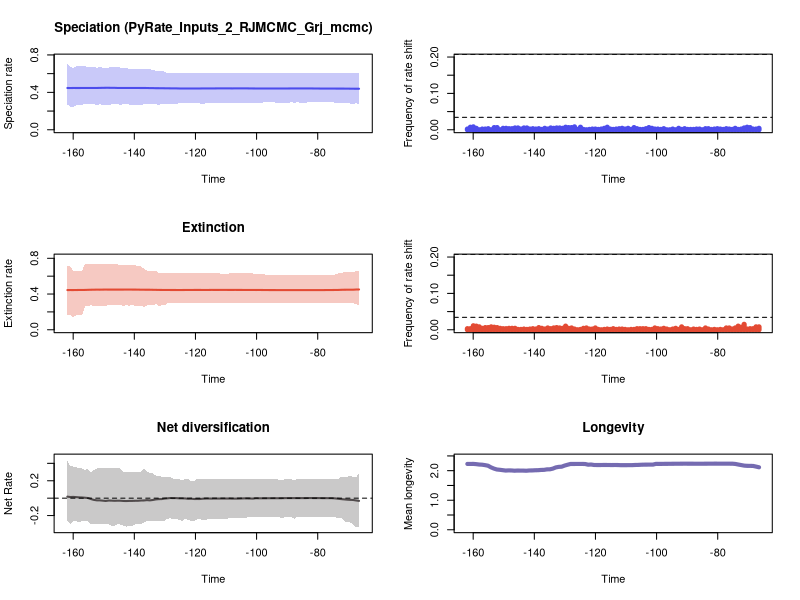

Recreate this plot in R.


pdf(file='./RTT_plots.pdf',width=10, height=15)
par(mfrow=c(3,2))
library(scales)

time=c(-66.48779470602864, -67.4515412250247,-68.41528774402079,-69.37903426301685,-70.34278078201294,-71.306527301009,-72.27027382000509,-73.23402033900115,-74.19776685799724,-75.1615133769933,-76.12525989598939,-77.08900641498545,-78.05275293398154,-79.01649945297763,-79.98024597197369,-80.94399249096978,-81.90773900996584,-82.87148552896193,-83.83523204795799,-84.79897856695408,-85.76272508595014,-86.72647160494623,-87.69021812394229,-88.65396464293838,-89.61771116193444,-90.58145768093053,-91.54520419992659,-92.50895071892268,-93.47269723791874,-94.43644375691483,-95.40019027591089,-96.36393679490698,-97.32768331390304,-98.29142983289913,-99.25517635189519,-100.21892287089128,-101.18266938988734,-102.14641590888343,-103.11016242787949,-104.07390894687558,-105.03765546587167,-106.00140198486773,-106.96514850386382,-107.92889502285988,-108.89264154185597,-109.85638806085203,-110.82013457984812,-111.78388109884418,-112.74762761784027,-113.71137413683633,-114.67512065583242,-115.63886717482848,-116.60261369382457,-117.56636021282063,-118.53010673181672,-119.49385325081278,-120.45759976980887,-121.42134628880493,-122.38509280780102,-123.34883932679708,-124.31258584579317,-125.27633236478923,-126.24007888378532,-127.20382540278138,-128.16757192177747,-129.13131844077353,-130.09506495976962,-131.0588114787657,-132.02255799776177,-132.98630451675783,-133.95005103575392,-134.91379755475,-135.87754407374607,-136.84129059274213,-137.80503711173822,-138.7687836307343,-139.73253014973037,-140.69627666872643,-141.66002318772252,-142.6237697067186,-143.58751622571467,-144.55126274471075,-145.51500926370684,-146.4787557827029,-147.44250230169897,-148.40624882069505,-149.36999533969114,-150.3337418586872,-151.29748837768327,-152.26123489667935,-153.22498141567544,-154.1887279346715,-155.15247445366757,-156.11622097266365,-157.07996749165974,-158.0437140106558,-159.00746052965187,-159.97120704864795,-160.93495356764404,-161.8987000866401)
rate=c(0.43868428122285374, 0.43868428122285374,0.438861328107768,0.43930660076547046,0.4398779077098305,0.4400179943180881,0.4400179943180881,0.44011542069160386,0.44022996421264426,0.440407834773313,0.4404329897531506,0.4404798224139999,0.4404798224139999,0.4405932076356559,0.44117287797341587,0.44117287797341587,0.441762401786701,0.4419140167747847,0.4420990686186838,0.4419140167747847,0.4419140167747847,0.4419140167747847,0.441762401786701,0.441762401786701,0.44144449968602856,0.44144449968602856,0.4410477933055118,0.4410477933055118,0.4410477933055118,0.44117287797341587,0.4410477933055118,0.4410477933055118,0.4410477933055118,0.44117287797341587,0.44137916232543356,0.44137916232543356,0.4416047712297379,0.4419140167747847,0.44249925867609974,0.44281382379525414,0.44281382379525414,0.44281382379525414,0.44281382379525414,0.4420990686186838,0.44249925867609974,0.44286124099994273,0.44281382379525414,0.44286124099994273,0.44249925867609974,0.4420990686186838,0.4419140167747847,0.4420990686186838,0.4420990686186838,0.4419140167747847,0.44130387348395017,0.4414641450276595,0.44130387348395017,0.44130387348395017,0.4410938061138201,0.4410938061138201,0.4410938061138201,0.4414641450276595,0.44249925867609974,0.44249925867609974,0.44286124099994273,0.4432496615235171,0.4436211129349683,0.44412929347385177,0.44434286731409345,0.44434286731409345,0.4454436727222899,0.4454436727222899,0.4463704799256126,0.4466145273255248,0.44663886483106663,0.44666397708695016,0.44672865496998365,0.4467876683307347,0.4467876683307347,0.4467876683307347,0.4469608736185281,0.4469608736185281,0.4469608736185281,0.4483205149126369,0.4483205149126369,0.4488165019741444,0.4488165019741444,0.4483205149126369,0.447657148550623,0.4469608736185281,0.44672865496998365,0.4469608736185281,0.4469608736185281,0.44672865496998365,0.44666397708695016,0.44663886483106663,0.44663886483106663,0.44666397708695016,0.4462703562226491,0.44666397708695016)
minHPD=c(0.27830693910613347, 0.2814579901302058,0.2803042557567736,0.2803042557567736,0.2847087645259113,0.29071470844424935,0.29036317289265545,0.29036317289265545,0.29036317289265545,0.2928584922265458,0.2928584922265458,0.2928584922265458,0.2928584922265458,0.2928584922265458,0.2928584922265458,0.2928584922265458,0.2928584922265458,0.2928584922265458,0.29071470844424935,0.29036317289265545,0.29036317289265545,0.2928584922265458,0.29036317289265545,0.2928584922265458,0.29036317289265545,0.29036317289265545,0.29036317289265545,0.29071470844424935,0.29036317289265545,0.2928584922265458,0.2928584922265458,0.2928584922265458,0.2928584922265458,0.29036317289265545,0.29036317289265545,0.29036317289265545,0.29036317289265545,0.29036317289265545,0.29036317289265545,0.2847087645259113,0.2854137890943599,0.2814579901302058,0.2854137890943599,0.2854137890943599,0.2847087645259113,0.2847087645259113,0.2854137890943599,0.2829413710087773,0.2829413710087773,0.2829413710087773,0.2829413710087773,0.2829413710087773,0.2814579901302058,0.27830693910613347,0.2814579901302058,0.2814579901302058,0.2829413710087773,0.2829413710087773,0.2829413710087773,0.2829413710087773,0.2829413710087773,0.2814579901302058,0.2803042557567736,0.2803042557567736,0.2753582089151926,0.27094983890658914,0.2753582089151926,0.2753582089151926,0.26803520471736353,0.27094983890658914,0.2753582089151926,0.2753582089151926,0.2753582089151926,0.27094983890658914,0.2665644096692462,0.26967935945774446,0.26967935945774446,0.26967935945774446,0.26967935945774446,0.2753582089151926,0.2753582089151926,0.2665644096692462,0.2753582089151926,0.2753582089151926,0.27324684040719854,0.2642303656674213,0.26967935945774446,0.2665644096692462,0.27324684040719854,0.2642303656674213,0.27324684040719854,0.27324684040719854,0.27324684040719854,0.27324684040719854,0.26967935945774446,0.2642303656674213,0.2642303656674213,0.243877812241772,0.2481774870689148,0.2665644096692462)
maxHPD=c(0.607263728930352, 0.6076266356906574,0.6076266356906574,0.6076266356906574,0.6076266356906574,0.607263728930352,0.6045886503475194,0.6045886503475194,0.6045886503475194,0.6076266356906574,0.6076266356906574,0.607263728930352,0.607263728930352,0.6076266356906574,0.607263728930352,0.607263728930352,0.607263728930352,0.607263728930352,0.607263728930352,0.6062068526429079,0.6062068526429079,0.6076266356906574,0.6045886503475194,0.6076266356906574,0.6045886503475194,0.6045886503475194,0.6028613980800317,0.6028613980800317,0.6028613980800317,0.6076266356906574,0.6076266356906574,0.6076266356906574,0.6076266356906574,0.6062068526429079,0.6062068526429079,0.6071755725334885,0.6062068526429079,0.6071755725334885,0.6101741456708439,0.6076266356906574,0.6076266356906574,0.6028613980800317,0.6076266356906574,0.6076266356906574,0.6076266356906574,0.6076266356906574,0.6076266356906574,0.6076266356906574,0.6076266356906574,0.6076266356906574,0.6076266356906574,0.6076266356906574,0.6076266356906574,0.6071755725334885,0.6071755725334885,0.6071755725334885,0.6076266356906574,0.6076266356906574,0.6076266356906574,0.6076266356906574,0.6076266356906574,0.6076266356906574,0.6071755725334885,0.6071755725334885,0.6062068526429079,0.6071755725334885,0.620370304209906,0.628477025341003,0.6293884879895234,0.6324924655277294,0.6427364828959795,0.6452807663084974,0.6525264227285142,0.6525264227285142,0.6462234091278094,0.6525264227285142,0.6525264227285142,0.6525264227285142,0.6525264227285142,0.6617517778987891,0.6622120985675324,0.6622120985675324,0.674794342030706,0.6734138283482494,0.674794342030706,0.6622120985675324,0.6622120985675324,0.6622120985675324,0.674794342030706,0.6622120985675324,0.674794342030706,0.674794342030706,0.674794342030706,0.6770690135204325,0.6770690135204325,0.6770690135204325,0.6770690135204325,0.6626768839664794,0.6734138283482494,0.7069377301913137)
remove_na = !is.na(rate)
time = time[remove_na]
plot(time,time,type = 'n', ylim = c(0, 0.777631503210445), xlim = c(-162.38057334613814,-66.00592144653059), ylab = 'Speciation rate', xlab = 'Time',main='Speciation (PyRate_Inputs_2_RJMCMC_Grj_mcmc)' )
polygon(c(time, rev(time)), c(maxHPD[remove_na], rev(minHPD[remove_na])), col = alpha('#4c4cec',0.3), border = NA)
lines(time,rate[remove_na], col = '#4c4cec', lwd=2)
mids=c(-66.49266211269023, -67.4661434450095,-68.43962477732876,-69.41310610964803,-70.38658744196731,-71.36006877428657,-72.33355010660584,-73.30703143892511,-74.28051277124437,-75.25399410356364,-76.22747543588291,-77.20095676820218,-78.17443810052144,-79.14791943284071,-80.12140076515998,-81.09488209747924,-82.06836342979851,-83.04184476211779,-84.01532609443706,-84.98880742675632,-85.96228875907559,-86.93577009139486,-87.90925142371412,-88.88273275603339,-89.85621408835266,-90.82969542067194,-91.8031767529912,-92.77665808531047,-93.75013941762974,-94.723620749949,-95.69710208226827,-96.67058341458754,-97.6440647469068,-98.61754607922607,-99.59102741154534,-100.56450874386461,-101.53799007618387,-102.51147140850314,-103.48495274082241,-104.45843407314169,-105.43191540546096,-106.40539673778022,-107.37887807009949,-108.35235940241876,-109.32584073473802,-110.2993220670573,-111.27280339937657,-112.24628473169584,-113.2197660640151,-114.19324739633437,-115.16672872865364,-116.1402100609729,-117.11369139329217,-118.08717272561144,-119.0606540579307,-120.03413539024997,-121.00761672256924,-121.9810980548885,-122.95457938720777,-123.92806071952704,-124.9015420518463,-125.87502338416559,-126.84850471648485,-127.82198604880413,-128.7954673811234,-129.76894871344268,-130.74243004576192,-131.71591137808122,-132.68939271040045,-133.66287404271975,-134.636355375039,-135.60983670735828,-136.58331803967752,-137.55679937199682,-138.53028070431606,-139.50376203663535,-140.4772433689546,-141.45072470127388,-142.42420603359312,-143.39768736591242,-144.3711686982317,-145.34465003055095,-146.31813136287025,-147.29161269518949,-148.26509402750878,-149.23857535982802,-150.2120566921473,-151.18553802446655,-152.15901935678585,-153.1325006891051,-154.10598202142438,-155.07946335374362,-156.05294468606292,-157.02642601838215,-157.99990735070145,-158.9733886830207,-159.94687001533998,-160.92035134765922,-161.89383267997852)
counts=c(0.004, 0.002,0.002,0.006,0.007,0.005,0.002,0.001,0.004,0.001,0.002,0.003,0.001,0.002,0.003,0.002,0.001,0.003,0.003,0.0,0.002,0.002,0.001,0.001,0.001,0.003,0.001,0.004,0.0,0.002,0.0,0.0,0.003,0.001,0.002,0.002,0.004,0.006,0.003,0.001,0.001,0.003,0.006,0.001,0.004,0.002,0.004,0.003,0.002,0.001,0.002,0.007,0.004,0.002,0.001,0.002,0.002,0.001,0.0,0.001,0.007,0.001,0.008,0.006,0.006,0.007,0.004,0.005,0.005,0.004,0.005,0.002,0.004,0.001,0.003,0.002,0.003,0.002,0.005,0.005,0.002,0.005,0.005,0.003,0.003,0.004,0.004,0.0,0.006,0.006,0.0,0.003,0.002,0.002,0.0,0.004,0.008,0.007,0.002)
plot(mids,counts,type = 'h', xlim = c(-162.38057334613814,-66.00592144653059), ylim=c(0,0.2), ylab = 'Frequency of rate shift', xlab = 'Time',lwd=5,col='#4c4cec')
bf2 = 0.03417734599492765
bf6 = 0.20727709671717393
abline(h=bf2, lty=2)
abline(h=bf6, lty=2)

time=c(-66.48779470602864, -67.4515412250247,-68.41528774402079,-69.37903426301685,-70.34278078201294,-71.306527301009,-72.27027382000509,-73.23402033900115,-74.19776685799724,-75.1615133769933,-76.12525989598939,-77.08900641498545,-78.05275293398154,-79.01649945297763,-79.98024597197369,-80.94399249096978,-81.90773900996584,-82.87148552896193,-83.83523204795799,-84.79897856695408,-85.76272508595014,-86.72647160494623,-87.69021812394229,-88.65396464293838,-89.61771116193444,-90.58145768093053,-91.54520419992659,-92.50895071892268,-93.47269723791874,-94.43644375691483,-95.40019027591089,-96.36393679490698,-97.32768331390304,-98.29142983289913,-99.25517635189519,-100.21892287089128,-101.18266938988734,-102.14641590888343,-103.11016242787949,-104.07390894687558,-105.03765546587167,-106.00140198486773,-106.96514850386382,-107.92889502285988,-108.89264154185597,-109.85638806085203,-110.82013457984812,-111.78388109884418,-112.74762761784027,-113.71137413683633,-114.67512065583242,-115.63886717482848,-116.60261369382457,-117.56636021282063,-118.53010673181672,-119.49385325081278,-120.45759976980887,-121.42134628880493,-122.38509280780102,-123.34883932679708,-124.31258584579317,-125.27633236478923,-126.24007888378532,-127.20382540278138,-128.16757192177747,-129.13131844077353,-130.09506495976962,-131.0588114787657,-132.02255799776177,-132.98630451675783,-133.95005103575392,-134.91379755475,-135.87754407374607,-136.84129059274213,-137.80503711173822,-138.7687836307343,-139.73253014973037,-140.69627666872643,-141.66002318772252,-142.6237697067186,-143.58751622571467,-144.55126274471075,-145.51500926370684,-146.4787557827029,-147.44250230169897,-148.40624882069505,-149.36999533969114,-150.3337418586872,-151.29748837768327,-152.26123489667935,-153.22498141567544,-154.1887279346715,-155.15247445366757,-156.11622097266365,-157.07996749165974,-158.0437140106558,-159.00746052965187,-159.97120704864795,-160.93495356764404,-161.8987000866401)
rate=c(0.45113413629986954, 0.450557233470716,0.44851927881149234,0.44844017714359796,0.44835329238675037,0.4482196916643557,0.4473951421175978,0.4458482444004095,0.44551240319220564,0.4450741951309404,0.4450741951309404,0.4447699705084389,0.4443113239374903,0.4443113239374903,0.4443113239374903,0.44406006859768776,0.44406006859768776,0.44406006859768776,0.44406006859768776,0.4443113239374903,0.4443113239374903,0.4443113239374903,0.4443113239374903,0.44406006859768776,0.44406006859768776,0.44406006859768776,0.44401112090570416,0.4442834373175397,0.4442834373175397,0.4444882806471637,0.4444882806471637,0.44459375777221,0.4447699705084389,0.44529272696422173,0.4453630929210374,0.44529272696422173,0.44564529626973387,0.44564529626973387,0.44564529626973387,0.44580576846805686,0.4458482444004095,0.44590943065451977,0.4461371774502879,0.44590943065451977,0.44590943065451977,0.4461371774502879,0.4461371774502879,0.4461371774502879,0.44590943065451977,0.44590943065451977,0.4461371774502879,0.44580576846805686,0.44580576846805686,0.44580576846805686,0.4458482444004095,0.4458482444004095,0.4458482444004095,0.44573199812815245,0.44564529626973387,0.4453630929210374,0.4450741951309404,0.4450741951309404,0.4450741951309404,0.44529272696422173,0.44529272696422173,0.44551240319220564,0.44564529626973387,0.4458482444004095,0.4461371774502879,0.44690860883608763,0.4473984942310686,0.4480824981183851,0.4480824981183851,0.44835329238675037,0.44851927881149234,0.4492807688371702,0.44975188718449943,0.44975188718449943,0.45003626152130427,0.45003626152130427,0.44975188718449943,0.44975188718449943,0.4495790929555469,0.44975188718449943,0.44975188718449943,0.4495790929555469,0.45003626152130427,0.4495790929555469,0.44892548019915324,0.4492807688371702,0.4486477249950226,0.4480824981183851,0.4471611547892905,0.44590943065451977,0.44564529626973387,0.4456153848087472,0.4448634472481204,0.4444882806471637,0.44459375777221,0.4444882806471637)
minHPD=c(0.26977749988078153, 0.28683477418682296,0.29877367645141245,0.29877367645141245,0.29877367645141245,0.29877367645141245,0.2942833247359282,0.3061334403585619,0.30109987430173907,0.30109987430173907,0.30109987430173907,0.3005034495466406,0.30109987430173907,0.30109987430173907,0.30109987430173907,0.30109987430173907,0.3005034495466406,0.3005034495466406,0.30109987430173907,0.3005034495466406,0.3005034495466406,0.3005034495466406,0.3005034495466406,0.3005034495466406,0.3005034495466406,0.3005034495466406,0.30344663245529346,0.29877367645141245,0.29877367645141245,0.29877367645141245,0.29877367645141245,0.2989158627892107,0.2989158627892107,0.29877367645141245,0.29877367645141245,0.2946856086150231,0.3005034495466406,0.3005034495466406,0.3005034495466406,0.3005034495466406,0.30344663245529346,0.30344663245529346,0.3005034495466406,0.3005034495466406,0.3005034495466406,0.29877367645141245,0.29877367645141245,0.29877367645141245,0.3005034495466406,0.29877367645141245,0.29877367645141245,0.29877367645141245,0.29877367645141245,0.29877367645141245,0.29877367645141245,0.29877367645141245,0.29877367645141245,0.29877367645141245,0.29877367645141245,0.29877367645141245,0.29877367645141245,0.29877367645141245,0.29877367645141245,0.29877367645141245,0.29877367645141245,0.2946856086150231,0.2767130411358343,0.2721244609598338,0.26977749988078153,0.2879866690831353,0.2721244609598338,0.2739070918361489,0.2739070918361489,0.25745859021368983,0.26977749988078153,0.26977749988078153,0.26977749988078153,0.2767130411358343,0.26977749988078153,0.2739070918361489,0.26977749988078153,0.2739070918361489,0.2739070918361489,0.2739070918361489,0.2739070918361489,0.2739070918361489,0.26977749988078153,0.26977749988078153,0.26977749988078153,0.26977749988078153,0.26977749988078153,0.2739070918361489,0.26677308275053463,0.26018949615337933,0.1670920746081012,0.16541820955989864,0.16511296859141178,0.13991110721650188,0.16511296859141178,0.1613264914411286)
maxHPD=c(0.6591955690405035, 0.6558259680903972,0.6474472465064262,0.6474472465064262,0.6474472465064262,0.6474472465064262,0.6317092953957874,0.6317092953957874,0.6186412933946566,0.6186412933946566,0.6186412933946566,0.6186412933946566,0.6186412933946566,0.6186412933946566,0.6186412933946566,0.6186412933946566,0.6186412933946566,0.6186412933946566,0.6186412933946566,0.6171505930144505,0.6171505930144505,0.6171505930144505,0.6171505930144505,0.6171505930144505,0.6171505930144505,0.6171505930144505,0.6186412933946566,0.6186412933946566,0.6186412933946566,0.6186412933946566,0.6186412933946566,0.6186412933946566,0.6186412933946566,0.6204065983708054,0.6204065983708054,0.6186412933946566,0.630159794082172,0.630159794082172,0.630159794082172,0.630159794082172,0.6317092953957874,0.6317092953957874,0.630159794082172,0.630159794082172,0.630159794082172,0.629049367126879,0.629049367126879,0.629049367126879,0.6317092953957874,0.6308087780461543,0.6317092953957874,0.6308087780461543,0.6308087780461543,0.6308087780461543,0.6317092953957874,0.6317092953957874,0.6308087780461543,0.6308087780461543,0.6317092953957874,0.630159794082172,0.6317092953957874,0.6334801683934543,0.6334801683934543,0.6334801683934543,0.6334801683934543,0.6334801683934543,0.6317092953957874,0.6334801683934543,0.6334801683934543,0.6591955690405035,0.6558259680903972,0.6599006694495112,0.6628659600357203,0.6818897799025506,0.7075498683304876,0.7136554283920223,0.7230060257522325,0.7316181379815185,0.7230060257522325,0.7294358281785944,0.7230060257522325,0.7294358281785944,0.7312689085949737,0.7341891668652273,0.7341891668652273,0.7316181379815185,0.7341891668652273,0.7341891668652273,0.7341891668652273,0.7402678345993625,0.7402678345993625,0.7402678345993625,0.7402678345993625,0.7402678345993625,0.6599006694495112,0.6628659600357203,0.6599006694495112,0.6599006694495112,0.7075498683304876,0.7136554283920223)
remove_na = !is.na(rate)
time = time[remove_na]
plot(time,time,type = 'n', ylim = c(0, 0.8142946180592988), xlim = c(-162.38057334613814,-66.00592144653059), ylab = 'Extinction rate', xlab = 'Time',main='Extinction' )
polygon(c(time, rev(time)), c(maxHPD[remove_na], rev(minHPD[remove_na])), col = alpha('#e34a33',0.3), border = NA)
lines(time,rate[remove_na], col = '#e34a33', lwd=2)
mids=c(-66.49266211269023, -67.4661434450095,-68.43962477732876,-69.41310610964803,-70.38658744196731,-71.36006877428657,-72.33355010660584,-73.30703143892511,-74.28051277124437,-75.25399410356364,-76.22747543588291,-77.20095676820218,-78.17443810052144,-79.14791943284071,-80.12140076515998,-81.09488209747924,-82.06836342979851,-83.04184476211779,-84.01532609443706,-84.98880742675632,-85.96228875907559,-86.93577009139486,-87.90925142371412,-88.88273275603339,-89.85621408835266,-90.82969542067194,-91.8031767529912,-92.77665808531047,-93.75013941762974,-94.723620749949,-95.69710208226827,-96.67058341458754,-97.6440647469068,-98.61754607922607,-99.59102741154534,-100.56450874386461,-101.53799007618387,-102.51147140850314,-103.48495274082241,-104.45843407314169,-105.43191540546096,-106.40539673778022,-107.37887807009949,-108.35235940241876,-109.32584073473802,-110.2993220670573,-111.27280339937657,-112.24628473169584,-113.2197660640151,-114.19324739633437,-115.16672872865364,-116.1402100609729,-117.11369139329217,-118.08717272561144,-119.0606540579307,-120.03413539024997,-121.00761672256924,-121.9810980548885,-122.95457938720777,-123.92806071952704,-124.9015420518463,-125.87502338416559,-126.84850471648485,-127.82198604880413,-128.7954673811234,-129.76894871344268,-130.74243004576192,-131.71591137808122,-132.68939271040045,-133.66287404271975,-134.636355375039,-135.60983670735828,-136.58331803967752,-137.55679937199682,-138.53028070431606,-139.50376203663535,-140.4772433689546,-141.45072470127388,-142.42420603359312,-143.39768736591242,-144.3711686982317,-145.34465003055095,-146.31813136287025,-147.29161269518949,-148.26509402750878,-149.23857535982802,-150.2120566921473,-151.18553802446655,-152.15901935678585,-153.1325006891051,-154.10598202142438,-155.07946335374362,-156.05294468606292,-157.02642601838215,-157.99990735070145,-158.9733886830207,-159.94687001533998,-160.92035134765922,-161.89383267997852)
counts=c(0.008, 0.008,0.003,0.003,0.002,0.015,0.007,0.01,0.005,0.002,0.005,0.005,0.0,0.001,0.0,0.001,0.0,0.002,0.005,0.0,0.002,0.001,0.002,0.0,0.003,0.003,0.008,0.001,0.004,0.002,0.0,0.002,0.004,0.002,0.003,0.005,0.001,0.001,0.003,0.003,0.003,0.003,0.001,0.001,0.0,0.001,0.002,0.002,0.001,0.003,0.001,0.002,0.001,0.0,0.001,0.005,0.002,0.002,0.005,0.004,0.001,0.0,0.002,0.005,0.004,0.01,0.004,0.005,0.006,0.005,0.003,0.005,0.002,0.004,0.006,0.002,0.003,0.002,0.001,0.002,0.001,0.001,0.004,0.004,0.004,0.003,0.003,0.004,0.006,0.007,0.008,0.006,0.006,0.004,0.008,0.01,0.011,0.003,0.003)
plot(mids,counts,type = 'h', xlim = c(-162.38057334613814,-66.00592144653059), ylim=c(0,0.2), ylab = 'Frequency of rate shift', xlab = 'Time',lwd=5,col='#e34a33')
abline(h=bf2, lty=2)
abline(h=bf6, lty=2)
#Net Diversification Rate
time=c(-66.48779470602864, -67.4515412250247,-68.41528774402079,-69.37903426301685,-70.34278078201294,-71.306527301009,-72.27027382000509,-73.23402033900115,-74.19776685799724,-75.1615133769933,-76.12525989598939,-77.08900641498545,-78.05275293398154,-79.01649945297763,-79.98024597197369,-80.94399249096978,-81.90773900996584,-82.87148552896193,-83.83523204795799,-84.79897856695408,-85.76272508595014,-86.72647160494623,-87.69021812394229,-88.65396464293838,-89.61771116193444,-90.58145768093053,-91.54520419992659,-92.50895071892268,-93.47269723791874,-94.43644375691483,-95.40019027591089,-96.36393679490698,-97.32768331390304,-98.29142983289913,-99.25517635189519,-100.21892287089128,-101.18266938988734,-102.14641590888343,-103.11016242787949,-104.07390894687558,-105.03765546587167,-106.00140198486773,-106.96514850386382,-107.92889502285988,-108.89264154185597,-109.85638806085203,-110.82013457984812,-111.78388109884418,-112.74762761784027,-113.71137413683633,-114.67512065583242,-115.63886717482848,-116.60261369382457,-117.56636021282063,-118.53010673181672,-119.49385325081278,-120.45759976980887,-121.42134628880493,-122.38509280780102,-123.34883932679708,-124.31258584579317,-125.27633236478923,-126.24007888378532,-127.20382540278138,-128.16757192177747,-129.13131844077353,-130.09506495976962,-131.0588114787657,-132.02255799776177,-132.98630451675783,-133.95005103575392,-134.91379755475,-135.87754407374607,-136.84129059274213,-137.80503711173822,-138.7687836307343,-139.73253014973037,-140.69627666872643,-141.66002318772252,-142.6237697067186,-143.58751622571467,-144.55126274471075,-145.51500926370684,-146.4787557827029,-147.44250230169897,-148.40624882069505,-149.36999533969114,-150.3337418586872,-151.29748837768327,-152.26123489667935,-153.22498141567544,-154.1887279346715,-155.15247445366757,-156.11622097266365,-157.07996749165974,-158.0437140106558,-159.00746052965187,-159.97120704864795,-160.93495356764404,-161.8987000866401)
net_rate=c(-0.031254519359887434, -0.02636230660780606,-0.020825190696101253,-0.019443474006161067,-0.01727378842221935,-0.014110313414639426,-0.011061085268329643,-0.007229129570865899,-0.0029733811563004684,-0.00029984474361750385,-0.00019455380473050544,0.00026326351296905744,0.00025047174161302814,0.0006062548367638021,0.0011014991159601574,0.0011191414429502031,0.0012673991354663064,0.001496343876357634,0.001167123969009551,0.0008726123443037959,0.0008726123443037959,0.0010485044506068966,0.0010026753893761652,0.0009008346759072863,0.0005910540288216625,0.0007355909341301126,-0.00021224038535885693,-0.0007236755178360763,-0.0005301944291925723,-0.000447108044404731,-0.0008151132481875685,-0.0010132503450457633,-0.001152828024416237,-0.0013932908556972996,-0.0014639686661266063,-0.00047353498645061126,-0.005145627856179367,-0.003910576569973657,-0.0030212185928981793,-0.002350038451644649,-0.0039563609428661895,-0.004997881079170979,-0.005169953960909753,-0.005711440266850788,-0.004264857598981756,-0.004240010380367591,-0.00459810778900934,-0.0044000382142104985,-0.004612541700007311,-0.0045836521349517855,-0.0051363991764197476,-0.004661593985074334,-0.004817582760895916,-0.006389978846097839,-0.00965692742643642,-0.00947634598394154,-0.00966180338972371,-0.006451167759632315,-0.007905812708251624,-0.0032161571738662104,-0.0024632503765707947,-0.0018586887553059702,0.0005129986636398501,0.0005267842824085743,0.001730891424587802,-0.0019328817592646442,-0.004815008412480348,-0.01066729702899865,-0.01126628714302688,-0.014455506244302842,-0.02095816186214576,-0.025265669163422894,-0.022622470006713937,-0.0263273620348027,-0.02701846987005653,-0.029640250023752306,-0.030088177188481186,-0.03114042531479829,-0.0313883766837154,-0.033200411936787536,-0.032048821032133995,-0.02932367660600913,-0.02896588117512346,-0.030210896006993775,-0.028349637676201876,-0.02735693958109724,-0.032236558986775035,-0.02855042408039108,-0.025269307825726037,-0.024986191564102242,-0.019933250551706357,-0.01039055753556246,0.001636639507914451,0.004942698005952751,0.00777815816834582,0.009131430509716097,0.011828884423022636,0.014544407598301976,0.013056796879783448,0.017654318759692245)
net_minHPD=c(-0.33001968105838264, -0.33001968105838264,-0.30810483170910813,-0.2767043303632979,-0.2767043303632979,-0.2640922055080205,-0.23069695459008893,-0.22732105754736698,-0.22082130131158528,-0.22082130131158528,-0.22082130131158528,-0.22082130131158528,-0.22082130131158528,-0.22082130131158528,-0.22082130131158528,-0.22082130131158528,-0.22082130131158528,-0.22082130131158528,-0.22082130131158528,-0.22082130131158528,-0.22082130131158528,-0.21759666361086566,-0.23589736172868847,-0.21632532624539602,-0.21632532624539602,-0.21632532624539602,-0.23064659435032847,-0.22082130131158528,-0.21759666361086566,-0.21632532624539602,-0.21632532624539602,-0.21632532624539602,-0.21632532624539602,-0.22082130131158528,-0.22082130131158528,-0.22082130131158528,-0.22082130131158528,-0.22082130131158528,-0.22082130131158528,-0.23064659435032847,-0.23064659435032847,-0.23064659435032847,-0.23064659435032847,-0.23064659435032847,-0.23064659435032847,-0.23589736172868847,-0.23589736172868847,-0.24120687565060578,-0.23589736172868847,-0.23589736172868847,-0.24120687565060578,-0.24120687565060578,-0.24692980652713664,-0.24692980652713664,-0.24288978423470592,-0.24288978423470592,-0.26374657888887504,-0.26374657888887504,-0.24810880459937407,-0.23589736172868847,-0.26374657888887504,-0.24692980652713664,-0.24120687565060578,-0.24120687565060578,-0.23064659435032847,-0.23589736172868847,-0.257767254066088,-0.26374657888887504,-0.25728485466853607,-0.26374657888887504,-0.25728485466853607,-0.26374657888887504,-0.26374657888887504,-0.2793412960828358,-0.3023992989284008,-0.3023992989284008,-0.3023992989284008,-0.3176669372433849,-0.3176669372433849,-0.3281491503008963,-0.3176669372433849,-0.3023992989284008,-0.3023992989284008,-0.3176669372433849,-0.3176669372433849,-0.3023992989284008,-0.3023992989284008,-0.3023992989284008,-0.300870362331683,-0.300870362331683,-0.3023992989284008,-0.3023992989284008,-0.26374657888887504,-0.26374657888887504,-0.26374657888887504,-0.27732243720568794,-0.26374657888887504,-0.26374657888887504,-0.29418622746881407,-0.26374657888887504)
net_maxHPD=c(0.28332491107958613, 0.24174128374634296,0.24174128374634296,0.26019995643071187,0.24174128374634296,0.24174128374634296,0.24317451797367584,0.22359696901087872,0.22047397676304964,0.22047397676304964,0.22047397676304964,0.22047397676304964,0.21941880604455088,0.22047397676304964,0.22047397676304964,0.22047397676304964,0.22047397676304964,0.22047397676304964,0.21941880604455088,0.21941880604455088,0.21941880604455088,0.22047397676304964,0.20076998585343264,0.22047397676304964,0.22047397676304964,0.22047397676304964,0.20076998585343264,0.21240785189324074,0.21758033462515486,0.22047397676304964,0.22047397676304964,0.22047397676304964,0.22047397676304964,0.21695063319622632,0.21695063319622632,0.21758033462515486,0.21941880604455088,0.22047397676304964,0.21941880604455088,0.21695063319622632,0.21695063319622632,0.21758033462515486,0.21758033462515486,0.21941880604455088,0.22047397676304964,0.21941880604455088,0.21941880604455088,0.22047397676304964,0.21941880604455088,0.22047397676304964,0.22047397676304964,0.22047397676304964,0.21941880604455088,0.22047397676304964,0.22047397676304964,0.22047397676304964,0.19681557408796063,0.19681557408796063,0.21758033462515486,0.22047397676304964,0.19681557408796063,0.22047397676304964,0.22047397676304964,0.22047397676304964,0.24149247606132113,0.24317451797367584,0.24149247606132113,0.24792835556486736,0.25851171868545963,0.25851171868545963,0.2889697411388787,0.2919389037602447,0.3074309935456991,0.3409164490968479,0.3059677755907,0.3059677755907,0.3059677755907,0.3059677755907,0.3059677755907,0.3059677755907,0.3059677755907,0.3409164490968479,0.3409164490968479,0.3409164490968479,0.3409164490968479,0.3409164490968479,0.3409164490968479,0.3409164490968479,0.3409164490968479,0.3409164490968479,0.3225870665019447,0.30001107582269154,0.33526538078814144,0.3235807997754411,0.34188542729685745,0.34188542729685745,0.35344346437683966,0.36424378784712275,0.36424378784712275,0.42952608313844237)
remove_na = !is.na(net_rate)
time = time[remove_na]
plot(time,time,type = 'n', ylim = c(-0.3630216491642209, 0.47247869145228666), xlim = c(-162.38057334613814,-66.00592144653059), ylab = 'Net Rate', xlab = 'Time',lwd=2, main='Net diversification', col= '#504A4B' )
polygon(c(time, rev(time)), c(net_maxHPD[remove_na], rev(net_minHPD[remove_na])), col = alpha('#504A4B',0.3), border = NA)
lines(time,net_rate[remove_na], col = '#504A4B', lwd=2)
abline(h=0,lty=2)


time=c(-66.48779470602864, -67.4515412250247,-68.41528774402079,-69.37903426301685,-70.34278078201294,-71.306527301009,-72.27027382000509,-73.23402033900115,-74.19776685799724,-75.1615133769933,-76.12525989598939,-77.08900641498545,-78.05275293398154,-79.01649945297763,-79.98024597197369,-80.94399249096978,-81.90773900996584,-82.87148552896193,-83.83523204795799,-84.79897856695408,-85.76272508595014,-86.72647160494623,-87.69021812394229,-88.65396464293838,-89.61771116193444,-90.58145768093053,-91.54520419992659,-92.50895071892268,-93.47269723791874,-94.43644375691483,-95.40019027591089,-96.36393679490698,-97.32768331390304,-98.29142983289913,-99.25517635189519,-100.21892287089128,-101.18266938988734,-102.14641590888343,-103.11016242787949,-104.07390894687558,-105.03765546587167,-106.00140198486773,-106.96514850386382,-107.92889502285988,-108.89264154185597,-109.85638806085203,-110.82013457984812,-111.78388109884418,-112.74762761784027,-113.71137413683633,-114.67512065583242,-115.63886717482848,-116.60261369382457,-117.56636021282063,-118.53010673181672,-119.49385325081278,-120.45759976980887,-121.42134628880493,-122.38509280780102,-123.34883932679708,-124.31258584579317,-125.27633236478923,-126.24007888378532,-127.20382540278138,-128.16757192177747,-129.13131844077353,-130.09506495976962,-131.0588114787657,-132.02255799776177,-132.98630451675783,-133.95005103575392,-134.91379755475,-135.87754407374607,-136.84129059274213,-137.80503711173822,-138.7687836307343,-139.73253014973037,-140.69627666872643,-141.66002318772252,-142.6237697067186,-143.58751622571467,-144.55126274471075,-145.51500926370684,-146.4787557827029,-147.44250230169897,-148.40624882069505,-149.36999533969114,-150.3337418586872,-151.29748837768327,-152.26123489667935,-153.22498141567544,-154.1887279346715,-155.15247445366757,-156.11622097266365,-157.07996749165974,-158.0437140106558,-159.00746052965187,-159.97120704864795,-160.93495356764404,-161.8987000866401)
rate=c(2.1148062732512733, 2.1383438559864905,2.160216380371996,2.1631682633894256,2.1640144470572347,2.170972974312013,2.189335474563203,2.2073421624531675,2.227371250654037,2.236700332840728,2.2369628594679978,2.237451135976504,2.238002715622627,2.238002715622627,2.238002715622627,2.2383504942818586,2.2376290721553302,2.2376290721553302,2.2363134401935447,2.235648380427513,2.235648380427513,2.235685995013321,2.235685995013321,2.236606141557789,2.236606141557789,2.2373294078011723,2.236797920610821,2.2356381890022616,2.235671035221981,2.2344022450062258,2.2333131076188626,2.2323252988176696,2.2316299613396526,2.22989326178272,2.228967651846599,2.2305429340617,2.205829172554466,2.205829172554466,2.2052218340897074,2.204143777168801,2.2012149277771824,2.195480950551982,2.1938565993889863,2.188253783870225,2.188253783870225,2.1868253864823175,2.186924983173627,2.18687975807905,2.1914217792159034,2.1923964637565954,2.1904913347200208,2.1927230516609586,2.1932095617437657,2.1932095617437657,2.191041902093938,2.191509316500041,2.192867181700621,2.208488665751338,2.2024977741719356,2.2254847075188713,2.2292199495967733,2.228086478956929,2.228086478956929,2.227533332084292,2.227328405217621,2.200965751926045,2.1729541315448433,2.1349791804578655,2.129199776473438,2.110158350505457,2.0694900578275686,2.046553520596909,2.0444987616124997,2.027595665723341,2.0253540836297073,2.016639904303919,2.0142934937668806,2.0086898026788766,2.0072854777759557,1.9978940168960428,2.0024150094866684,2.00295682325516,2.0044603866255106,1.9989369272475497,2.007707793320447,2.0099843865835982,2.0041173032845925,2.017227776447079,2.030258530411072,2.04039197220506,2.0714123739667523,2.1134498038906724,2.1685724815703336,2.1879322507470884,2.2028679159593256,2.208231360609953,2.2214637366690626,2.2298631340042268,2.227934128140448,2.2290580068183083)
minHPD=c(2.1148062732512733, 2.1383438559864905,2.160216380371996,2.1631682633894256,2.1640144470572347,2.170972974312013,2.189335474563203,2.2073421624531675,2.227371250654037,2.236700332840728,2.2369628594679978,2.237451135976504,2.238002715622627,2.238002715622627,2.238002715622627,2.2383504942818586,2.2376290721553302,2.2376290721553302,2.2363134401935447,2.235648380427513,2.235648380427513,2.235685995013321,2.235685995013321,2.236606141557789,2.236606141557789,2.2373294078011723,2.236797920610821,2.2356381890022616,2.235671035221981,2.2344022450062258,2.2333131076188626,2.2323252988176696,2.2316299613396526,2.22989326178272,2.228967651846599,2.2305429340617,2.205829172554466,2.205829172554466,2.2052218340897074,2.204143777168801,2.2012149277771824,2.195480950551982,2.1938565993889863,2.188253783870225,2.188253783870225,2.1868253864823175,2.186924983173627,2.18687975807905,2.1914217792159034,2.1923964637565954,2.1904913347200208,2.1927230516609586,2.1932095617437657,2.1932095617437657,2.191041902093938,2.191509316500041,2.192867181700621,2.208488665751338,2.2024977741719356,2.2254847075188713,2.2292199495967733,2.228086478956929,2.228086478956929,2.227533332084292,2.227328405217621,2.200965751926045,2.1729541315448433,2.1349791804578655,2.129199776473438,2.110158350505457,2.0694900578275686,2.046553520596909,2.0444987616124997,2.027595665723341,2.0253540836297073,2.016639904303919,2.0142934937668806,2.0086898026788766,2.0072854777759557,1.9978940168960428,2.0024150094866684,2.00295682325516,2.0044603866255106,1.9989369272475497,2.007707793320447,2.0099843865835982,2.0041173032845925,2.017227776447079,2.030258530411072,2.04039197220506,2.0714123739667523,2.1134498038906724,2.1685724815703336,2.1879322507470884,2.2028679159593256,2.208231360609953,2.2214637366690626,2.2298631340042268,2.227934128140448,2.2290580068183083)
maxHPD=c(2.1148062732512733, 2.1383438559864905,2.160216380371996,2.1631682633894256,2.1640144470572347,2.170972974312013,2.189335474563203,2.2073421624531675,2.227371250654037,2.236700332840728,2.2369628594679978,2.237451135976504,2.238002715622627,2.238002715622627,2.238002715622627,2.2383504942818586,2.2376290721553302,2.2376290721553302,2.2363134401935447,2.235648380427513,2.235648380427513,2.235685995013321,2.235685995013321,2.236606141557789,2.236606141557789,2.2373294078011723,2.236797920610821,2.2356381890022616,2.235671035221981,2.2344022450062258,2.2333131076188626,2.2323252988176696,2.2316299613396526,2.22989326178272,2.228967651846599,2.2305429340617,2.205829172554466,2.205829172554466,2.2052218340897074,2.204143777168801,2.2012149277771824,2.195480950551982,2.1938565993889863,2.188253783870225,2.188253783870225,2.1868253864823175,2.186924983173627,2.18687975807905,2.1914217792159034,2.1923964637565954,2.1904913347200208,2.1927230516609586,2.1932095617437657,2.1932095617437657,2.191041902093938,2.191509316500041,2.192867181700621,2.208488665751338,2.2024977741719356,2.2254847075188713,2.2292199495967733,2.228086478956929,2.228086478956929,2.227533332084292,2.227328405217621,2.200965751926045,2.1729541315448433,2.1349791804578655,2.129199776473438,2.110158350505457,2.0694900578275686,2.046553520596909,2.0444987616124997,2.027595665723341,2.0253540836297073,2.016639904303919,2.0142934937668806,2.0086898026788766,2.0072854777759557,1.9978940168960428,2.0024150094866684,2.00295682325516,2.0044603866255106,1.9989369272475497,2.007707793320447,2.0099843865835982,2.0041173032845925,2.017227776447079,2.030258530411072,2.04039197220506,2.0714123739667523,2.1134498038906724,2.1685724815703336,2.1879322507470884,2.2028679159593256,2.208231360609953,2.2214637366690626,2.2298631340042268,2.227934128140448,2.2290580068183083)
remove_na = !is.na(rate)
time = time[remove_na]
plot(time,time,type = 'n', ylim = c(0, 2.462185543710045), xlim = c(-162.38057334613814,-66.00592144653059), ylab = 'Mean longevity', xlab = 'Time',main='Longevity' )
polygon(c(time, rev(time)), c(maxHPD[remove_na], rev(minHPD[remove_na])), col = alpha('#756bb1',0.3), border = NA)
lines(time,rate[remove_na], col = '#756bb1', lwd=4)

n <- dev.off()
